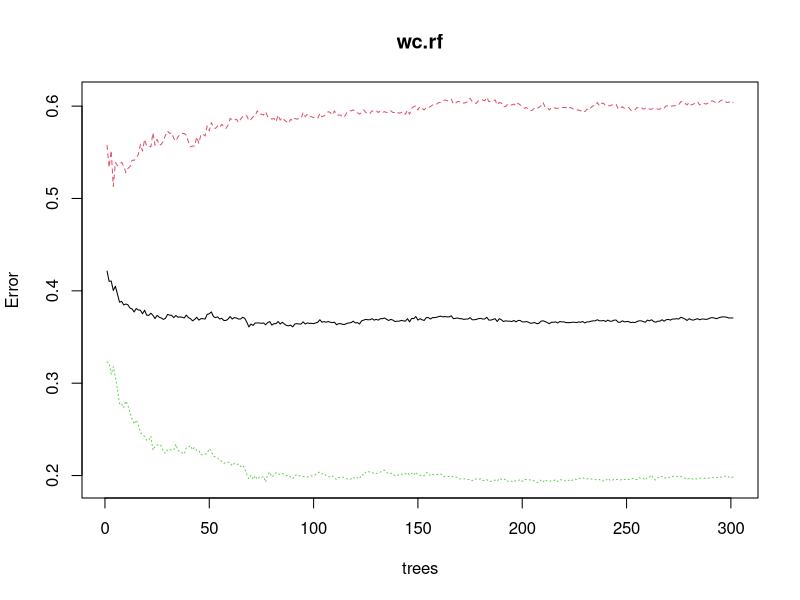
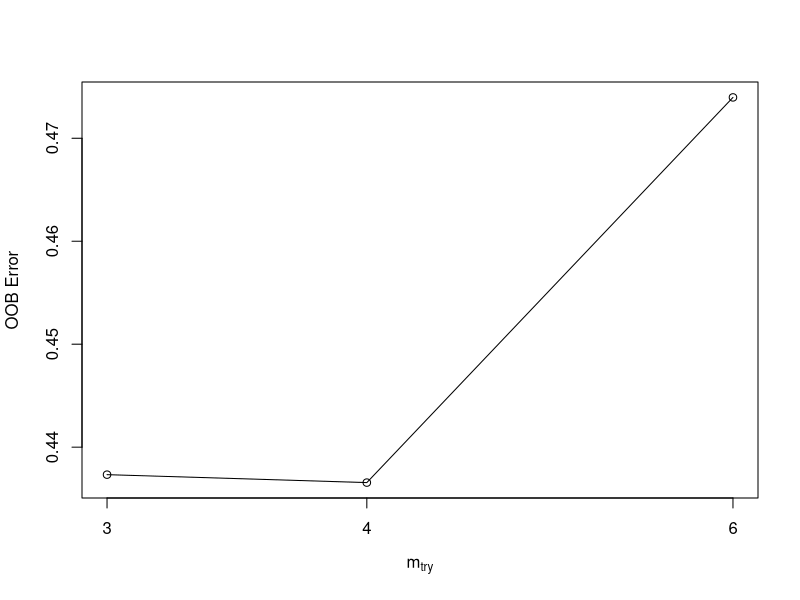

These charts were generated, in order, by the following R code:

## Random Forest World Cup 1992 

wc = read.csv('WC_Train.csv')

## Pick Years 1992 till 1995 for traning data set

# train = wc[which(wc$Year >= 2003 & wc$Year <=2014),]
train = wc
#train = train[, -6]

attach(train)

## Creat dummy variable sfor Team A and Team B TRAIN

Team.A.matrix = model.matrix(~ Trim.Team.A - 1, data = train)
train = data.frame(train, Team.A.matrix)

Team.B.matrix = model.matrix(~ Trim.Team.B - 1, data = train)
train = data.frame(train, Team.B.matrix)

## Remove Year, Team A & Team B 

train = train[, -c(1,3,4,6,8,5,9)]


library(dplyr)

train = sample_frac(train, 1)



## TEST DATA SET

test1 = read.csv('Test_Final.csv')

Team.A.matrix.test = model.matrix(~ Trim.Team.A - 1, data = test1)
test1 = data.frame(test1, Team.A.matrix.test)

Team.B.matrix.test = model.matrix(~ Trim.Team.B - 1, data = test1)
test1 = data.frame(test1, Team.B.matrix.test)

test = test1[, -c(1,3,4,6,5,7)]



## Random Forest Model


library(randomForest)

wc.rf = randomForest(as.factor(Team.A.Won) ~., data = train, 
                     ntree = 301, mtry = 4, nodesize = 10, important = TRUE)

print(wc.rf)

plot(wc.rf)

wc.rf$err.rate

rf.tune = tuneRF(x = train, y = as.factor(Team.A.Won), 
                 mtryStart = 4, ntreeTry = 45, stepFactor = 1.5, Improve = 0.001,
                 trace = TRUE, plot = TRUE, doBest = TRUE, important = TRUE, nodesize = 10)

wc.rf.tune = randomForest(as.factor(Team.A.Won) ~., data = train,
                          ntree = 45, mtry = 3, nodesize = 10, important = TRUE)

print(wc.rf.tune)


test1$pred.class = predict(wc.rf, test1, type = 'class')
test1$pred.score = predict(wc.rf, test, type = 'prob')

test1 = test1[, -c(5:25)]
